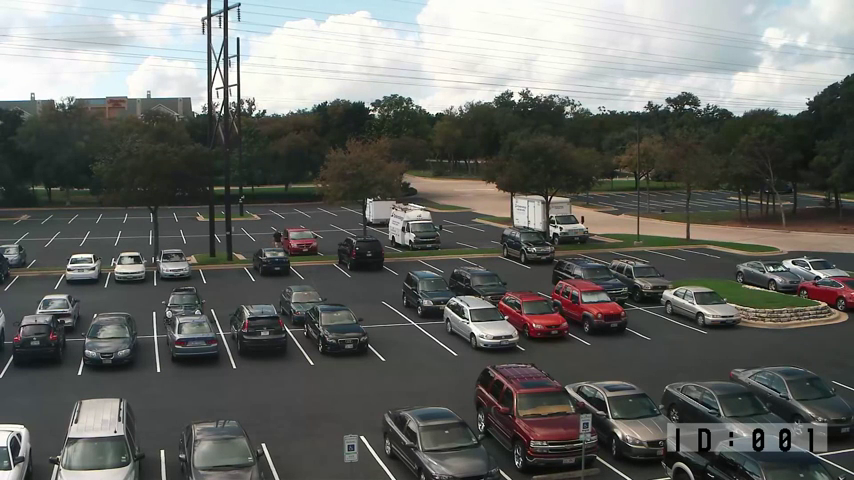
#> input picture phong_frame_02.png, 854 x 480 px
$ python thres_determine.py   (older library calls are emulated)
#> lines starting #> are read from the running program, lines starting #| are printed output that depends on the picture
import cv2
import yaml
import numpy as np

sum_up = 0.0
delta_list = []
frame = cv2.imread('phong_frame_02.png') #
#> frame is the input picture: shape (480, 854, 3); mean B, G, R 101.1, 104.9, 103.3
parking_bounding_rects = []
parking_mask = []
frame_blur = cv2.GaussianBlur(frame.copy(), (5,5), 3)
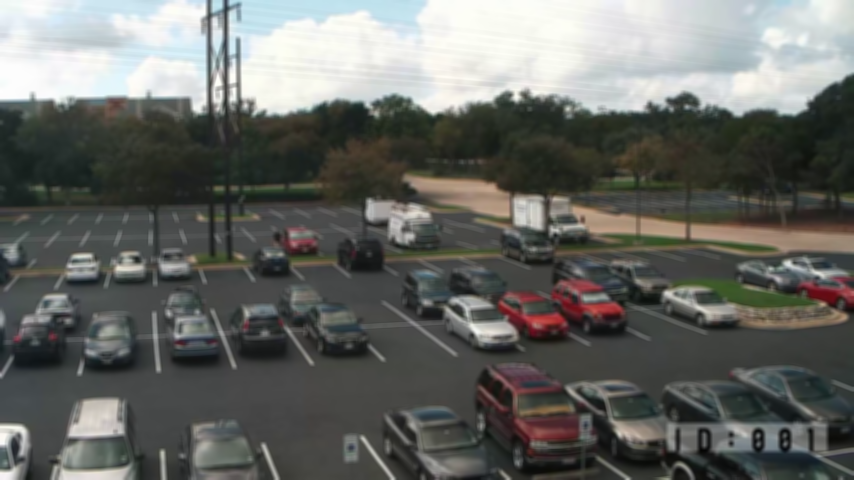
#> frame_blur: shape (480, 854, 3); mean B, G, R 101.1, 104.9, 103.3
frame_gray = cv2.cvtColor(frame_blur, cv2.COLOR_BGR2GRAY)
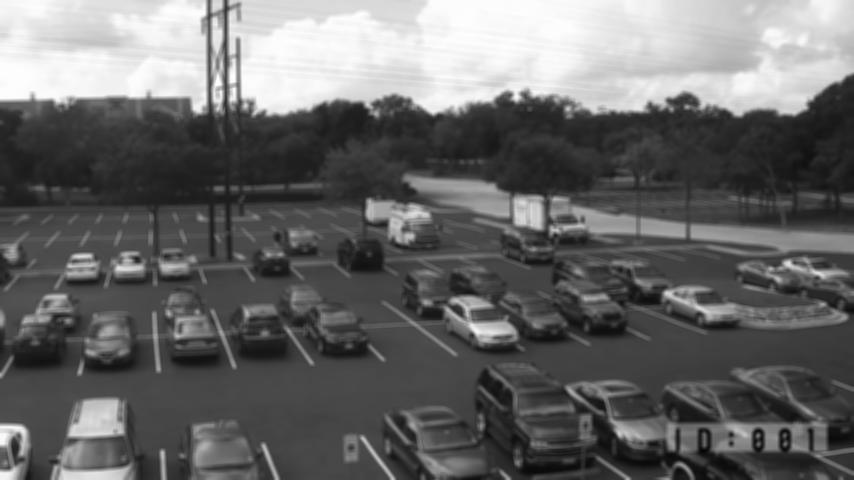
#> frame_gray: shape (480, 854); min 4, max 254, mean 104
#> (the run stopped early here; a loop or call above may not have finished)
